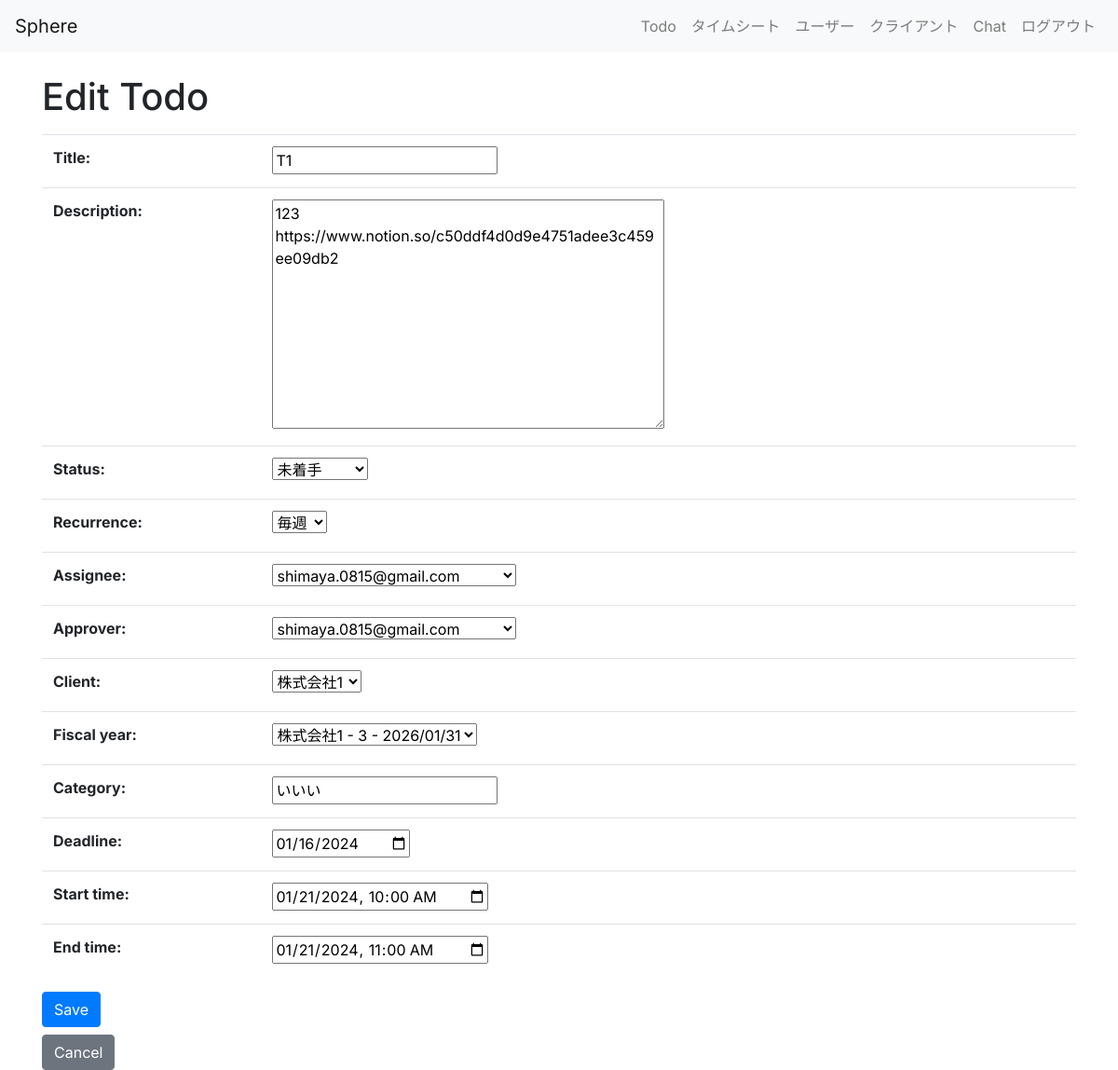
Page /41HKuH6T0lAk/todo/2/update/ (signed in) on the committed database.
### todos/models.py (models this page shows, shortened)
class Todo(models.Model):
    title = models.CharField(max_length=100)
    description = models.TextField()
    STATUS_CHOICES = [
        ('未着手', '未着手'),
        ('仕掛中', '仕掛中'),
        ('実施者完了', '実施者完了'),
        ('レビュー中', 'レビュー中'),
        ('承認済', '承認済'),
    ]
    status = models.CharField(max_length=20, choices=STATUS_CHOICES, default='未着手')
    RECURRENCE_CHOICES = [
        ('', '-----'),
        ('daily', '毎日'),
        ('weekly', '毎週'),
        ('monthly', '毎月'),
        ('yearly', '毎年'),
    ]
    recurrence = models.CharField(max_length=10, choices=RECURRENCE_CHOICES, default='', blank=True)
    assignee = models.ForeignKey(settings.AUTH_USER_MODEL, related_name='assigned_todos', on_delete=models.SET_NULL, null=True, blank=True)
    approver = models.ForeignKey(settings.AUTH_USER_MODEL, related_name='approved_todos', on_delete=models.SET_NULL, null=True, blank=True)
    client = models.ForeignKey(TaxClient, on_delete=models.SET_NULL, null=True, blank=True)
    fiscal_year = models.ForeignKey(FiscalYear, on_delete=models.SET_NULL, null=True, blank=True)
    category = models.CharField(max_length=100, null=True, blank=True)
    deadline = models.DateField(null=True, blank=True)
    priority = models.IntegerField(null=True, blank=True, validators=[
        MinValueValidator(1),
        MaxValueValidator(30)
    ])
    priority = models.IntegerField(null=True, blank=True)
    start_time = models.DateTimeField(null=True, blank=True)
    end_time = models.DateTimeField(null=True, blank=True)
    user = models.ForeignKey(settings.AUTH_USER_MODEL, on_delete=models.CASCADE)  # ユーザー

### todos/views.py (the view, shortened to what this page needs)
# urls.py: path('<int:pk>/update/', TodoUpdateView.as_view(), name='todo_update'),
class TodoUpdateView(LoginRequiredMixin, UpdateView):
    model = Todo
    form_class = TodoForm
    template_name = 'todos/todo_form.html'

### todos/forms.py (shortened to what this page needs)
class TodoForm(forms.ModelForm):
    RECURRENCE_CHOICES = [
        ('', '-----'),
        ('daily', '毎日'),
        ('weekly', '毎週'),
        ('monthly', '毎月'),
        ('yearly', '毎年'),
    ]
    recurrence = forms.ChoiceField(choices=RECURRENCE_CHOICES, required=False)
    class Meta:
        model = Todo
        fields = ['title', 'description', 'status', 'recurrence', 'assignee', 'approver', 'client', 'fiscal_year', 'category', 'deadline', 'start_time', 'end_time']
        widgets = {
            'deadline': forms.DateInput(attrs={'type': 'date'}),
            'start_time': DateTimeInput(attrs={'type': 'datetime-local'}),
            'end_time': DateTimeInput(attrs={'type': 'datetime-local'}),
        }

### offices/models.py (called while the page is built)
    def __str__(self):
        return self.email

### tax_clients/models.py (called while the page is built)
    def __str__(self):
        return self.name

    def __str__(self):
        period_str = self.period if self.period else "未設定"
        date_str = self.closing_date.strftime('%Y/%m/%d') if self.closing_date else "未設定"
        return f"{self.client.name} - {period_str} - {date_str}"

### todos/templates/todos/todo_form.html (shortened to what this page needs)
{% extends 'base.html' %}
{% block content %}
<h1>{% if object %}Edit{% else %}Add{% endif %} Todo</h1>
<form method="post" class="mt-3">
    <table class="table">
        {% for field in form %}
        <tr>
            <th>{{ field.label_tag }}</th>
            <td>{{ field }}</td>
        </tr>
        {% endfor %}
    </table>
    <button type="submit" class="btn btn-primary">Save</button>
</form>
<a href="{% url 'todo_list' request.user.office.office_id %}" class="btn btn-secondary mt-2">Cancel</a>
{% endblock %}

### templates/base.html (style rules this page uses)
:root { --s-font-698a3d3a: 'Noto Sans JP', sans-serif; --s-font-2dbebba8: 'M PLUS Rounded 1c', sans-serif; --s-font-5c85bb27: 'Open Sans', sans-serif; --s-font-79986332: 'Inter', sans-serif; --s-font-1c8d79d9: 'Pacifico', cursive; --s-font-a98a718b: 'Courgette', cursive; }
body { font-family: 'Inter', 'YakuHanJPs_Noto', 'Noto Sans JP', system-ui, sans-serif; }

### rows in the picture
Todo: form "T1" "123 https://www.notion.so/c50ddf4d0d9e4751adee3c459ee09db2" "未着手" "毎週" "shimaya.0815@gmail.com" "shimaya.0815@gmail.com" "株式会社1" "株式会社1 - 3 - 2026/01/31" "いいい" "01/16/2024" "01/21/2024 10:00" "01/21/2024 11:00"

### other values in the picture
{{ field.label_tag }} "Title:" "Description:" "Status:" "Recurrence:" "Assignee:" "Approver:" "Client:" "Fiscal year:" "Category:" "Deadline:" "Start time:" "End time:"
